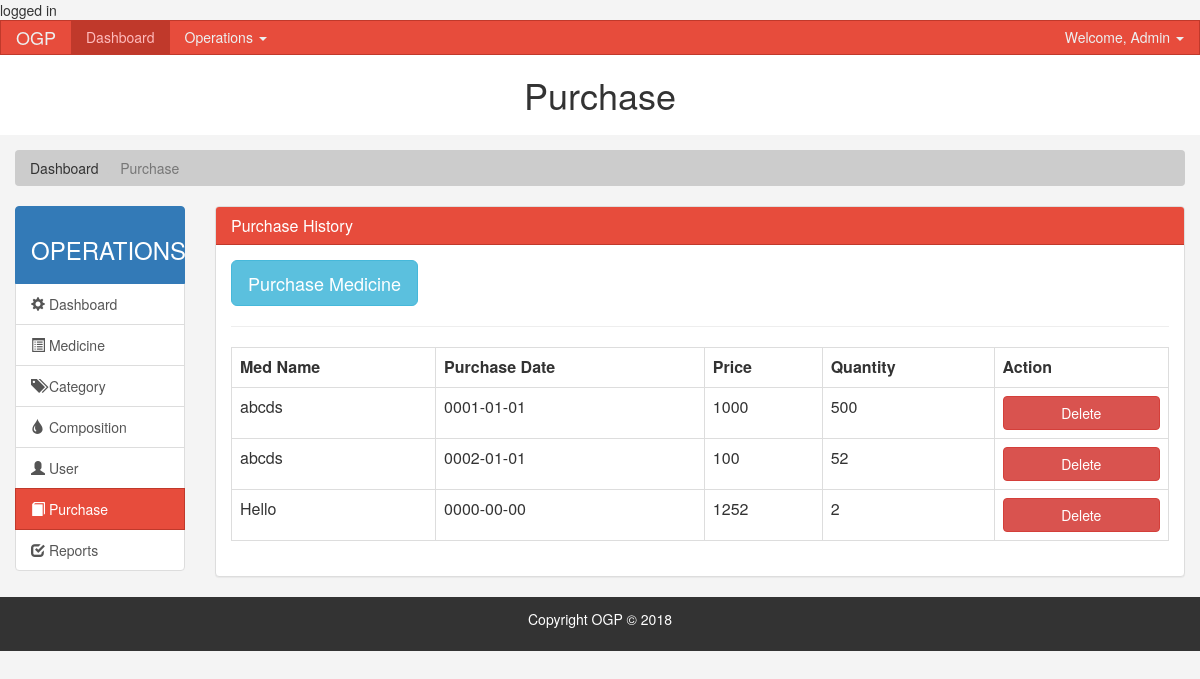
The page /admin/purchase.php (signed in) on the database as committed earlier.
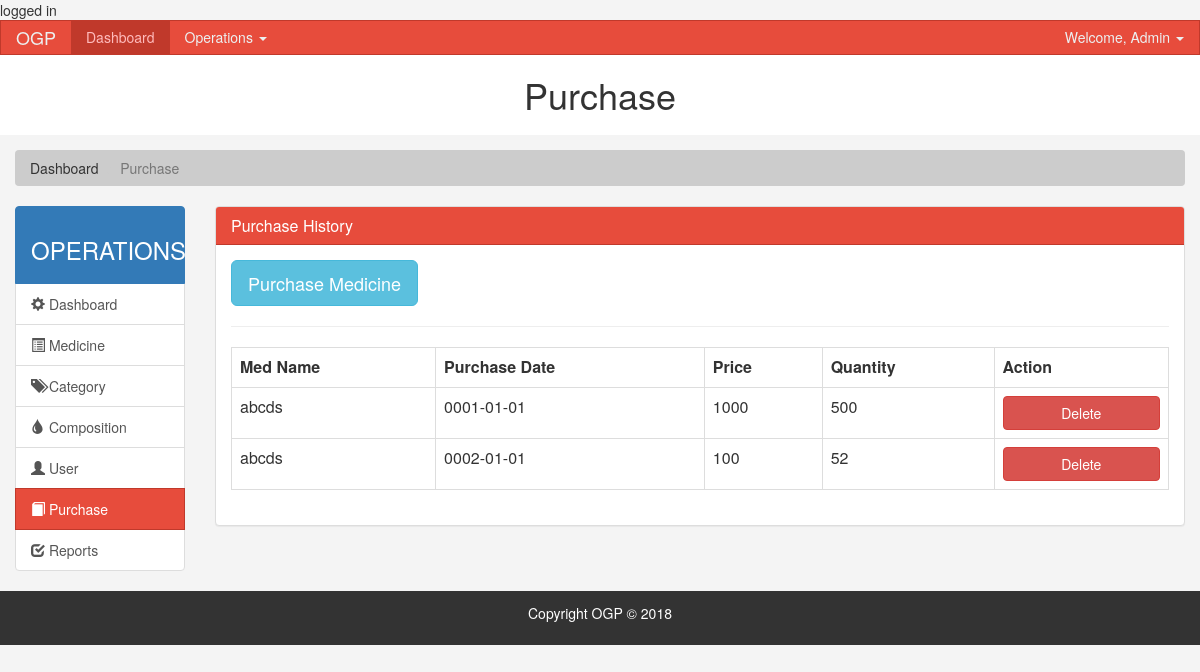
The same page on the database as committed later.
### tables this page shows
CREATE TABLE IF NOT EXISTS `purchase` (
  `purch_id` int(11) NOT NULL AUTO_INCREMENT,
  `med_id` int(11) NOT NULL,
  `purch_date` date NOT NULL,
  `pur_price` int(200) NOT NULL,
  `quantity` int(200) NOT NULL,
  PRIMARY KEY (`purch_id`),
  KEY `med_id` (`med_id`)
);

CREATE TABLE IF NOT EXISTS `medicine` (
  `med_id` int(11) NOT NULL AUTO_INCREMENT,
  `med_name` varchar(255) NOT NULL,
  `man_date` date NOT NULL,
  `exp_date` date NOT NULL,
  `cat_id` int(11) NOT NULL,
  `brand` varchar(255) NOT NULL,
  `price` int(200) NOT NULL,
  `med_desc` varchar(255) NOT NULL,
  `type` varchar(255) NOT NULL,
  `quantity` int(11) DEFAULT '0',
  `pic` varchar(35) DEFAULT NULL,
  PRIMARY KEY (`med_id`),
  KEY `comp_id` (`cat_id`),
  KEY `cat_id` (`cat_id`)
);

### admin/purchase.php (the view, shortened to what this page needs)
<?php
include "../database/DB.php";
$query ="select medicine.med_id, medicine.med_name as mname, purchase.purch_id as pid, purchase.purch_date as pdate, purchase.pur_price pprice, purchase.quantity as pqty from medicine, purchase Where medicine.med_id = purchase.med_id";
$result = $link->query($query);
?>
<!DOCTYPE html>
<html lang="en">
  <head>
    <link rel="stylesheet" href="css/bootstrap.min.css">
    <link href="style.css" rel="stylesheet">
  </head>
  <body>
    <?php include 'nav.php'; ?>
    <header id="header">
      <div class="container-fluid">
        <div class="row">
            <h1 class="text-center display-4">Purchase</h1>
        </div>
      </div>
    </header>
    <section id="breadcrumb">
      <div class="container-fluid">
        <ol class="breadcrumb">
          <li >Dashboard</li>
          <li class="active">Purchase</li>
        </ol>
      </div>
    </section>
    <section id="main">
      <div class="container-fluid">
        <div class="row">
          <div class="col-md-2">
            <div class="list-group">
              <li class="list-group-item active">
                 <h3 class="text-center">OPERATIONS</h3>
              </li>
              <a href="index.php" class="list-group-item">
                <span class="glyphicon glyphicon-cog" aria-hidden="true"></span> Dashboard
              </a>
              <a href="med_home.php" class="list-group-item"><span class="glyphicon glyphicon-list-alt" aria-hidden="true"></span> Medicine </a>
              <a href="cat_home.php" class="list-group-item"><span class="glyphicon glyphicon-tags" aria-hidden="true"></span> Category </a>
              <a href="comp_home.php" class="list-group-item"><span class="glyphicon glyphicon-tint" aria-hidden="true"></span> Composition </a>
              <a href="user_home.php" class="list-group-item"><span class="glyphicon glyphicon-user" aria-hidden="true"></span> User </a>
              <a href="purchase.php" class="list-group-item  active main-color-bg"><span class="glyphicon glyphicon-book" aria-hidden="true"></span> Purchase </a>
              <a href="report.php" class="list-group-item"><span class="glyphicon glyphicon-check" aria-hidden="true"></span> Reports </a>
            </div>
          </div>
          <div class="col-md-10">
            <div class="panel panel-default">
              <div class="panel-heading main-color-bg">
                <h3 class="panel-title">Purchase History</h3>
              </div>
              <div class="panel-body">
                  <a href="purch_add.php" class="btn btn-lg btn-info">Purchase Medicine</a>
              <hr>
               <table border="1" class="table table-bordered table-fluid">
            <tr>
            <th>Med Name</th>
            <th>Purchase Date</th>
            <th>Price</th>
            <th>Quantity</th>
            <th>Action</th>
          </tr>
          <?php while($row = mysqli_fetch_assoc($result))
          { ?>
          <tr>
            <td><?php echo $row['mname']; ?></td>
            <td><?php echo $row['pdate']; ?></td>
            <td><?php echo $row['pprice']; ?></td>
            <td><?php echo $row['pqty']; ?></td>
            <td><a href="purch_delete.php?id=<?php echo $row['pid']; ?>" class="btn btn-danger btn-block">Delete</a></td>
          </tr>
        <?php   }
         ?>
          </table>
              </div>
              </div>
                </div>
              </div>
          </div>
    </section>
    <footer id="footer">
      <p>Copyright OGP &copy; 2018</p>
    </footer>
  </body>
</html>

Rows that differ between the two databases and show on the page:
removed purchase: med.med_name "Hello", purch_date "0000-00-00", pur_price "1252", quantity "2"
